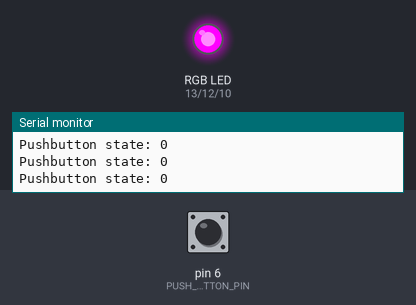
Simulated run of this sketch. Board: Arduino Uno, built with avr-gcc and run on an emulated ATmega328P. On the bench: an RGB LED mixed from three pins (HIGH = lit), the last lines printed to the serial monitor. The inputs (shaded band) are chosen by the test bench; at power-on: pin 6 (PUSH_BUTTON_PIN) LOW.

Above: at 1.2 s.
1.3 s: pin 6 (PUSH_BUTTON_PIN) pulled HIGH for 0.15 s
At 1.39 s:
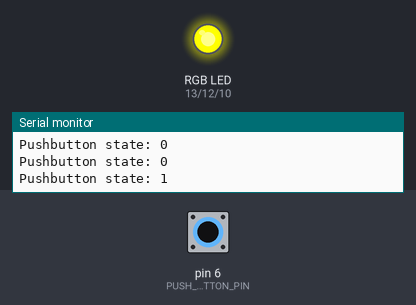
2.9 s: pin 6 (PUSH_BUTTON_PIN) pulled HIGH for 3.2 s
At 7.4 s:
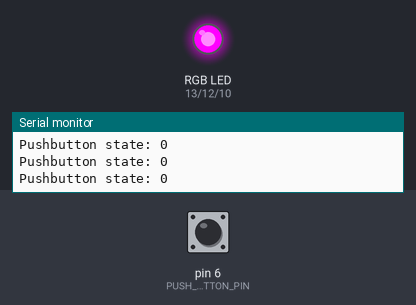
Timing chart, 0 to 8.9 s (numbered marks = the images above; inputs shaded):
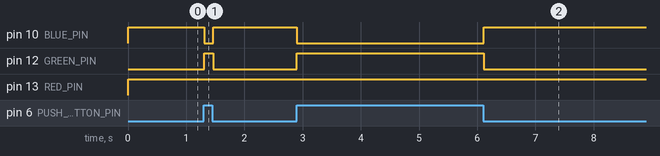

The sketch:

9PBonRB_PNoffRG.ino
```cpp
/*
  Program to control an RGB led using a pushbutton
  When the pushbutton is not pressed, the RGB led is green and red. When the pushbutton is pressed, the RGB led is green and blue.
  Pushbutton state is displayed on Serial Monitor.
*/

// Declare pins
const int PUSH_BUTTON_PIN = 6;
const int RED_PIN = 13;
const int GREEN_PIN = 12;
const int BLUE_PIN = 10;

void setup() {
  pinMode(PUSH_BUTTON_PIN, INPUT);     // Set pushButton as regular input
  pinMode(RED_PIN, OUTPUT);            // Set Red pin as output
  pinMode(GREEN_PIN, OUTPUT);          // Set Green pin as output
  pinMode(BLUE_PIN, OUTPUT);           // Set Blue pin as output
  Serial.begin(9600);                  // Start Serial communication
}

void loop() {
  int buttonState = digitalRead(PUSH_BUTTON_PIN); // Read pushButton state and store in variable

  digitalWrite(RED_PIN, HIGH);          // Turn on Red
  digitalWrite(GREEN_PIN, buttonState); // Turn on Green if pushButton is not pressed
  digitalWrite(BLUE_PIN, !buttonState);// Turn on Blue if pushButton is pressed

  // Display pushButton's state on the Serial Monitor
  Serial.print("Pushbutton state: ");   // Print label for pushButton's state
  Serial.println(buttonState);          // Display pushButton's state
}
```

Measured:
- after the input at 1.3 s, pin 10 (BLUE_PIN): HIGH → LOW at once, → HIGH 0.15 s later; pin 12 (GREEN_PIN): LOW → HIGH at once, → LOW 0.15 s later
- after the input at 2.9 s, pin 10 (BLUE_PIN): HIGH → LOW at once, → HIGH 3.2 s later; pin 12 (GREEN_PIN): LOW → HIGH at once, → LOW 3.2 s later
